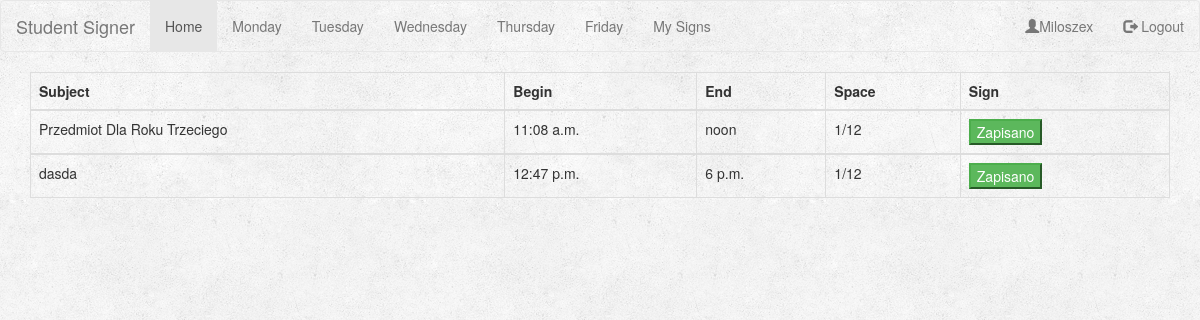
The page /monday/ (signed in) on the database its author committed.
### signs/models.py (models this page shows, shortened)
class Subject(models.Model):
    DAY_CHOICE = (
        (1, 'Monday'),
        (2, 'Tuesday'),
        (3, 'Wednesday'),
        (4, 'Thursday'),
        (5, 'Friday'),
    )
    YEAR_CHOICE = (
        (0, 'undefined'),
        (1, '1'),
        (2, '2'),
        (3, '3'),
        (4, '4'),
        (5, '5'),
    )
    name = models.CharField(max_length=150)
    day = models.IntegerField(choices=DAY_CHOICE)
    begin_at = models.TimeField(blank=True)
    end_at = models.TimeField(blank=True)
    actual_space = models.IntegerField(default=0)
    space = models.IntegerField(default=0)
    year = models.IntegerField(choices=YEAR_CHOICE, default=0)
    class Meta:
        ordering = ['begin_at']

### signs/views.py (the view)
# urls.py: url(r'^monday/$', views.showMondayTable, name='showMonday'),
def showMondayTable(request):
    user = request.user
    if request.user.is_authenticated():
        subjects = Subject.objects.all().filter(day=1, year=request.user.extendeduser.year)
    else:
        subjects = Subject.objects.all().filter(day=1, year=0)
    subjects_participation = {}
    try:
        for object in Subject.objects.all():
            if Sign.objects.all().filter(subject=object.id, user=user).exists():
                subjects_participation[object.id] = {'state': 'disabled', 'text': 'Zapisano'}
            else:
                subjects_participation[object.id] = {'state': ' ', 'text': 'Zapisz się'}
    except:
        pass
    return render(request, 'signs/monday.html', {'subjects':subjects, 'participation':subjects_participation})

### signs/templates/signs/monday.html (shortened to what this page needs)
{% extends 'base.html' %}
{% block pageContent %}
    <table class="table table-bordered">
    <thead>
    <tr>
        <th>Subject</th>
        <th>Begin</th>
        <th>End</th>
        <th>Space</th>
        <th>Sign</th>
    </tr>
    </thead>
{% for subject in subjects %}
    <tbody>
        <td>{{ subject.name }}</td>
        <td>{{ subject.begin_at }}</td>
        <td>{{ subject.end_at }}</td>
        <td> {{ subject.actual_space }}/{{ subject.space }}</td>
        <td><button class="btn-success subjectButton" day="monday" subjectId="{{ subject.id }}"
			{% for key, value in participation.items %}
				{% if key == subject.id %}
					{{value.state}}>{{value.text}}
				{% endif %}
			{% endfor %}
		</button><br></td>
    </tbody>
{% endfor %}
    </table>
{% endblock %}

### account/templates/base.html (shortened to what this page needs)
<!DOCTYPE html>
<html lang="en">
<head>
  <link rel="stylesheet" href="https://maxcdn.bootstrapcdn.com/bootstrap/3.3.7/css/bootstrap.min.css">
    {% load staticfiles %}
    <link rel="stylesheet" type="text/css" href="{% static 'account/style.css' %}">
</head>
<body>
<nav class="navbar navbar-default" id="bar">
  <div class="container-fluid">
    <div class="navbar-header">
      <a class="navbar-brand" href="#">Student Signer</a>
    </div>
    <ul class="nav navbar-nav">
      <li class="active"><a href="{% url 'index' %}">Home</a></li>
        {% if user.is_authenticated %}
      <li><a href="{% url 'showMonday' %}">Monday</a></li>
      <li><a href="{% url 'showTuesday' %}">Tuesday</a></li>
      <li><a href="{% url 'showWednesday' %}">Wednesday</a></li>
      <li><a href="{% url 'showThursday' %}">Thursday</a></li>
      <li><a href="{% url 'showFriday' %}">Friday</a></li>
      <li><a href="{% url 'mysigns' %}">My Signs</a></li>
            {% endif %}
    </ul>
      <ul class="nav navbar-nav navbar-right">
          {% if user.is_authenticated %}
              <li><a href="#"><span class="glyphicon glyphicon-user"></span>{{ user }}</a></li>
              <li><a href="{%  url 'logout' %}"><span class="glyphicon glyphicon-log-out"></span> Logout </a></li>
          {% else %}
              <li><a href="{% url 'register' %}"><span class="glyphicon glyphicon-user"></span> Sign Up</a></li>
              <li><a href="{% url 'login' %}"><span class="glyphicon glyphicon-log-in"></span> Login</a></li>
          {% endif %}
      </ul>
  </div>
</nav>
<div class="container-fluid">
    <div class="container">
        {% block pageContent %}
        {% endblock %}
    </div>
</div>
</body>
</html>

### account/static/account/style.css (style rules this page uses)
body { background: white url("images/background.png"); }
#bar { background: white url("images/background.png"); }

### rows shown on the page
Subject: name "Przedmiot Dla Roku Trzeciego", begin_at "11:08 a.m.", end_at "noon", actual_space "1", space "12", text "Zapisano"
Subject: name "dasda", begin_at "12:47 p.m.", end_at "6 p.m.", actual_space "1", space "12", text "Zapisano"

### other values the page prints
{{ user }} "Miloszex"
